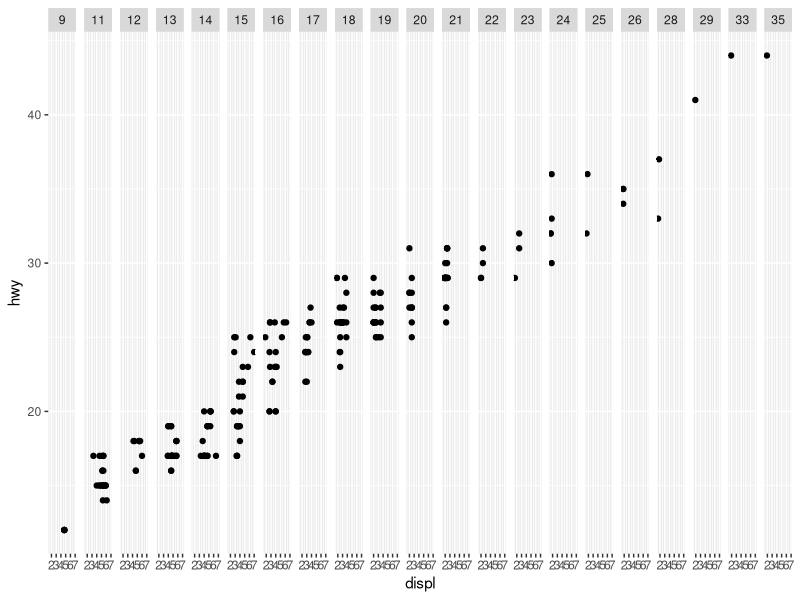
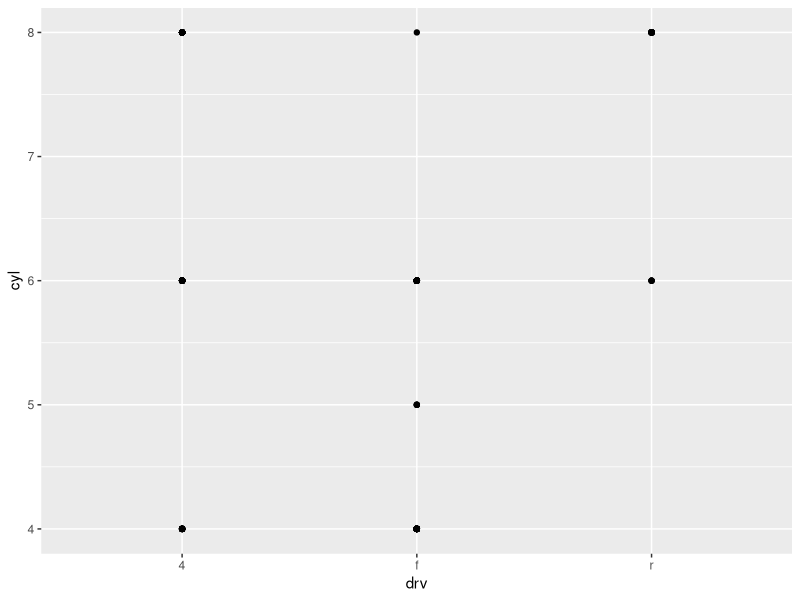
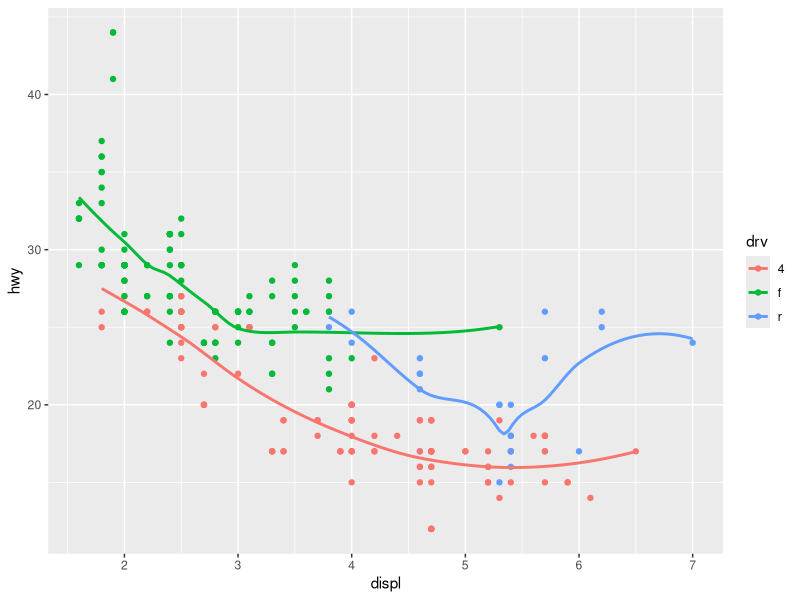
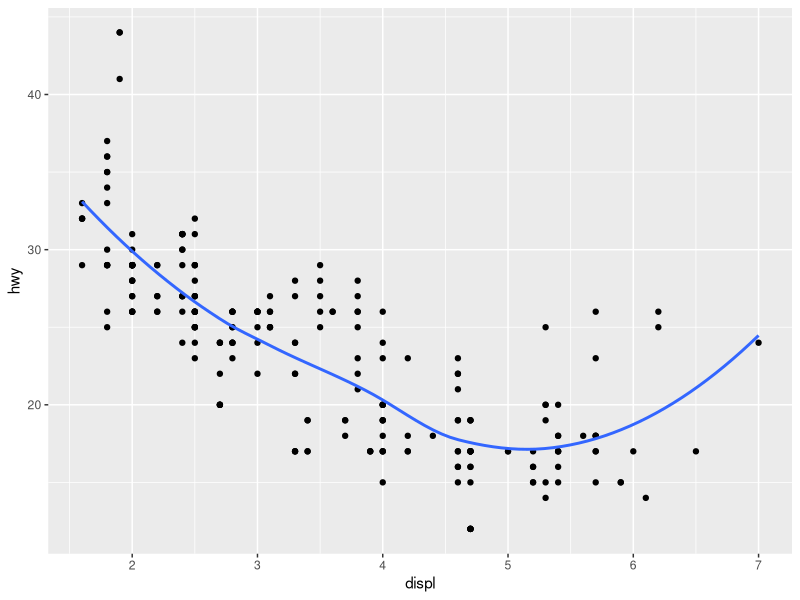
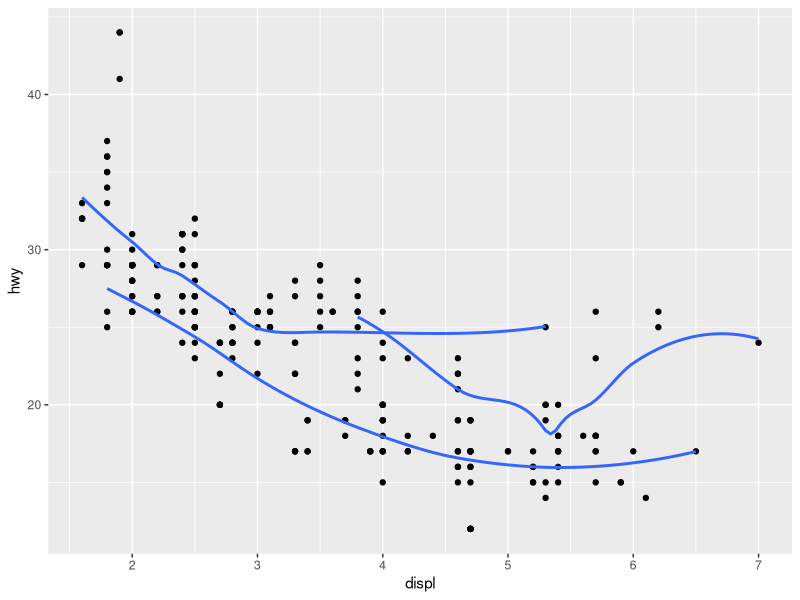
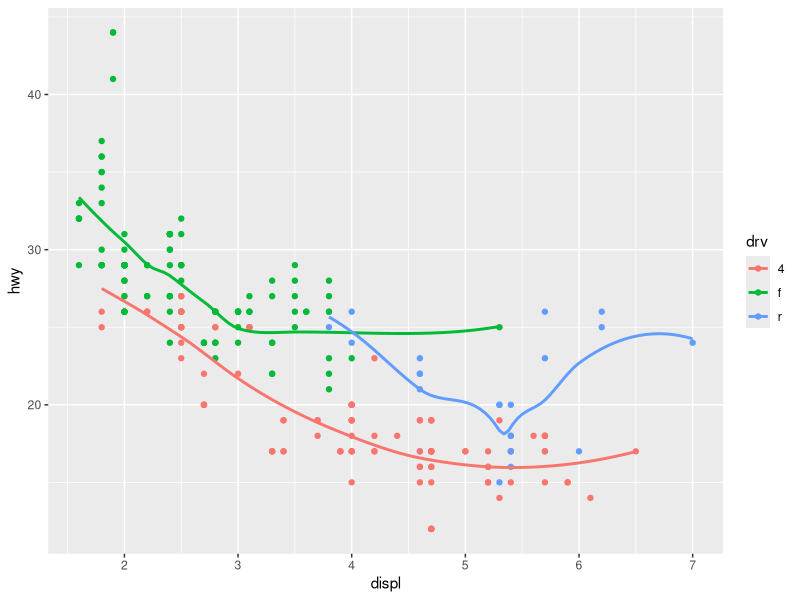
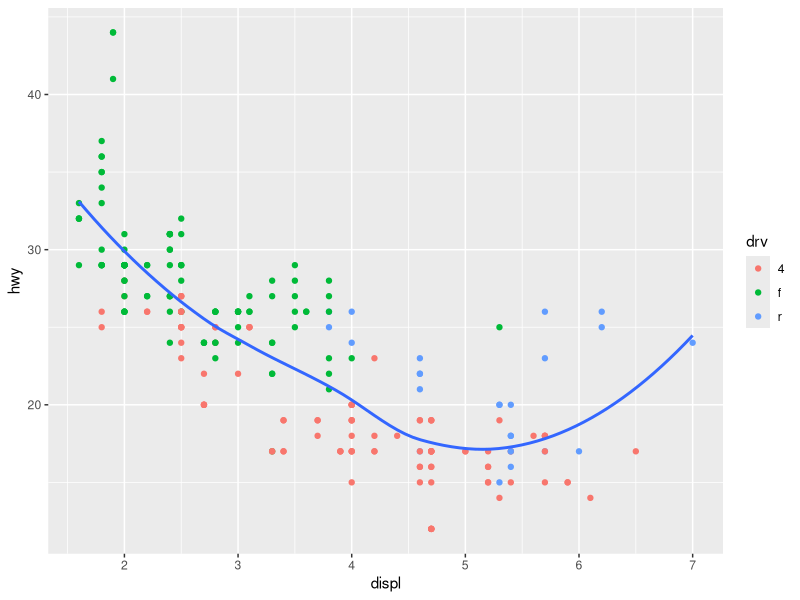
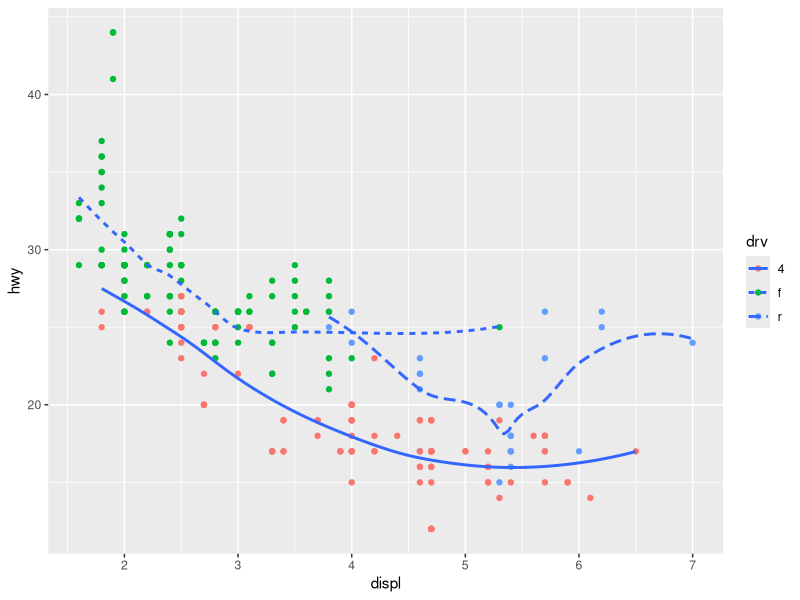

R code for these plots, in order:
## ---- chunk 1
library(tidyverse)
ggplot(mpg) +
  geom_point(aes(displ, hwy)) +
  facet_grid(~ cty)
## ---- chunk 2
ggplot(data = mpg) + 
  geom_point(mapping = aes(x = drv, y = cyl))
## ---- chunk 3
ggplot(data = mpg, mapping = aes(x = displ, y = hwy, color = drv)) + 
  geom_point() + 
  geom_smooth(se = FALSE)
## ---- chunk 4
ggplot(mpg, aes(displ, hwy)) +
  geom_point() +
  geom_smooth(se = F) 

ggplot(mpg, aes(displ, hwy)) +
  geom_point() +
  geom_smooth(aes(group = drv), se = F) 

ggplot(mpg, aes(displ, hwy, color = drv)) +
  geom_point() +
  geom_smooth(se = F) 

ggplot(mpg, aes(displ, hwy)) +
  geom_point(aes(color = drv)) +
  geom_smooth(se = F) 

ggplot(mpg, aes(displ, hwy)) +
  geom_point(aes(color = drv)) +
  geom_smooth(aes(linetype = drv), se = F) 

ggplot(mpg, aes(displ, hwy)) +
  geom_point(color = 'white', size = 2, shape = 21, stroke = 1, aes(fill = drv))
## ---- chunk 5
ggplot(mpg, aes(displ, hwy)) +
  geom_point(color = 'white', size = 5) +
  geom_point(aes(color = drv), size = 3)
## ---- chunk 6
ggplot(data = mpg, mapping = aes(x = cty, y = hwy)) + 
  geom_jitter()
## ---- chunk 7
ggplot(data = mpg, mapping = aes(x = cty, y = hwy)) + 
  geom_count()
## ---- chunk 8
ggplot(mpg, aes(x = class, y = hwy, color = drv)) +
  geom_boxplot()
